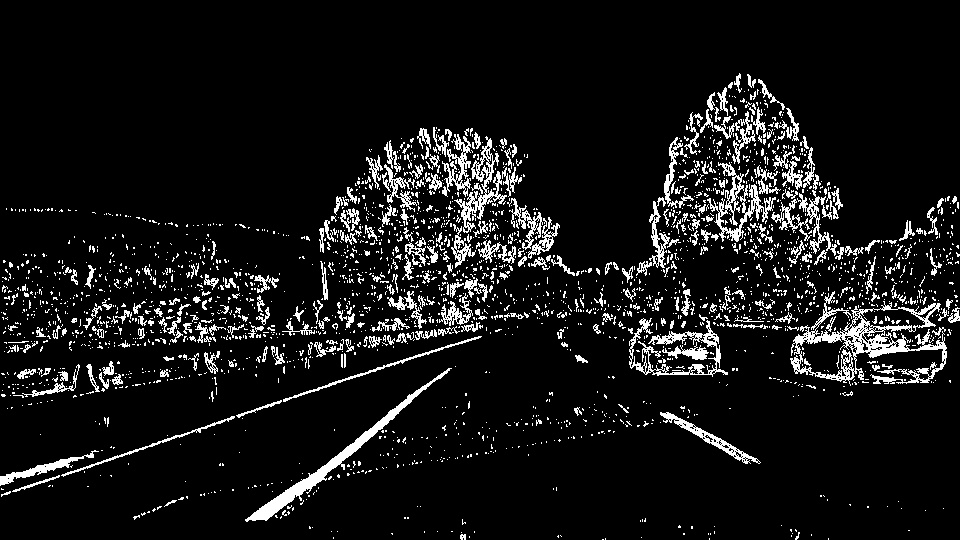
#> input picture result_files/binary_lane_image.jpg, 960 x 540 px
$ python zad4.py
#> lines starting #> are read from the running program, lines starting #| are printed output that depends on the picture; after the words box and inside, x2 and y2 are one past the last pixel; in counts of white or black regions, pixels touching at a corner belong together
import numpy as np
import cv2 as cv
import os

# Definicija funkcije iz primera
def warper(img, src, dst):
    # Uzimanje dimenzija slike
    img_size = (img.shape[1], img.shape[0])
    # Računanje matrice transformacije
    M = cv.getPerspectiveTransform(src, dst)
    # Primena transformacije (koristimo INTER_LINEAR za glatkiji prelaz ili INTER_NEAREST po primeru)
    warped = cv.warpPerspective(img, M, img_size, flags=cv.INTER_LINEAR)

    return warped

# 1. Učitavanje binarne slike
img = cv.imread('result_files/binary_lane_image.jpg', 0)
#> img is the input picture: shape (540, 960); min 0, max 255, mean 21.9

if img is None:
    print("Greška: Binarna slika nije pronađena!")
else:
    h, w = img.shape[:2]
#> h = 540; w = 960

    # 2. Definisanje tačaka (izvornih i ciljnih)
    src = np.float32([
        [w * 0.45, h * 0.62], # Gore levo
        [w * 0.55, h * 0.62], # Gore desno
        [w * 0.85, h * 0.95], # Dole desno
        [w * 0.15, h * 0.95]  # Dole levo
    ])

    dst = np.float32([
        [w * 0.2, 0],   # Gore levo
        [w * 0.8, 0],   # Gore desno
        [w * 0.8, h],   # Dole desno
        [w * 0.2, h]    # Dole levo
    ])

    # 3. Pozivanje warper funkcije
    warped_img = warper(img, src, dst)
#> in warper, `warped = cv.warpPerspective(img, M, img_size, flags=cv.INTER_LINEAR)`:
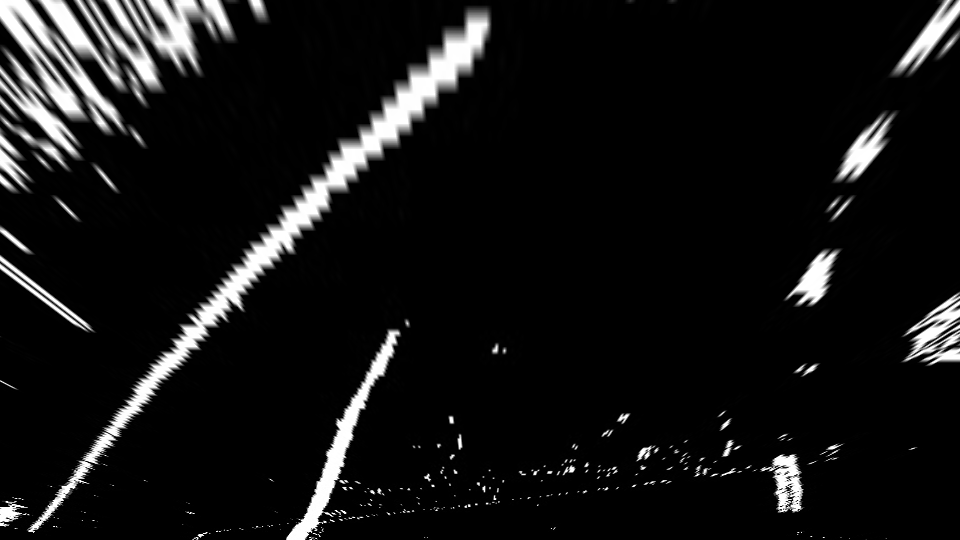
#> warped: shape (540, 960); min 0, max 255, mean 20.2

    # 4. Izračunavanje Minv (treba nam za zad7.py da vratimo sliku nazad)
    Minv = cv.getPerspectiveTransform(dst, src)
    # Čuvamo i matricu M (ponovo izračunatu) da bismo imali kompletan npz fajl
    M = cv.getPerspectiveTransform(src, dst)

    # 5. Čuvanje rezultata
    if not os.path.exists('result_files'):
        os.makedirs('result_files')

    cv.imwrite('result_files/warped_binary_image.jpg', warped_img)
    np.savez('result_files/perspective_matrices.npz', M=M, Minv=Minv)

    # 6. Prikaz (opciono)
    img_bgr = cv.cvtColor(img, cv.COLOR_GRAY2BGR)
    pts = src.astype(np.int32).reshape((-1, 1, 2))
    cv.polylines(img_bgr, [pts], True, (0, 255, 0), 3)
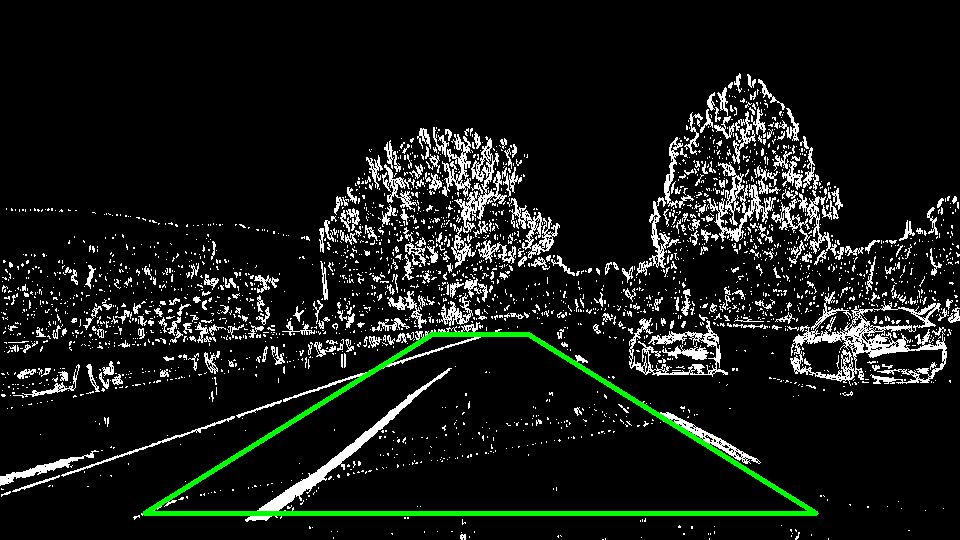
#> img_bgr: shape (540, 960, 3); 1.39% of pixels changed, all inside (x1, y1, x2, y2) = (142, 332, 819, 516)

    cv.imshow('Original with src points', img_bgr)
    cv.imshow('Warped Image (Function used)', warped_img)

    print("Perspective transformacija pomoću funkcije warper je uspešna.")
    cv.waitKey(0)
    cv.destroyAllWindows()
